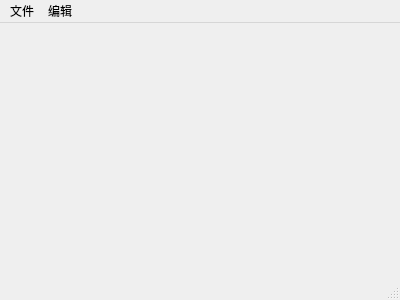
<?xml version="1.0" encoding="UTF-8"?>
<ui version="4.0">
 <class>QWMainWind</class>
 <widget class="QMainWindow" name="QWMainWind">
  <property name="geometry">
   <rect>
    <x>0</x>
    <y>0</y>
    <width>400</width>
    <height>300</height>
   </rect>
  </property>
  <property name="windowTitle">
   <string>QWMainWind</string>
  </property>
  <widget class="QWidget" name="centralWidget"/>
  <widget class="QMenuBar" name="menuBar">
   <property name="geometry">
    <rect>
     <x>0</x>
     <y>0</y>
     <width>400</width>
     <height>23</height>
    </rect>
   </property>
   <widget class="QMenu" name="menu">
    <property name="title">
     <string>文件</string>
    </property>
    <addaction name="actOpen"/>
    <addaction name="actCut"/>
   </widget>
   <widget class="QMenu" name="menu_2">
    <property name="title">
     <string>编辑</string>
    </property>
    <addaction name="actCut"/>
   </widget>
   <addaction name="menu"/>
   <addaction name="menu_2"/>
  </widget>
  <widget class="QStatusBar" name="statusBar"/>
  <action name="actOpen">
   <property name="icon">
    <iconset>
     <normalon>:/images/images/open3.bmp</normalon>
    </iconset>
   </property>
   <property name="text">
    <string>打开...</string>
   </property>
   <property name="toolTip">
    <string>打开文件</string>
   </property>
   <property name="shortcut">
    <string>Ctrl+O</string>
   </property>
  </action>
  <action name="actCut">
   <property name="icon">
    <iconset>
     <normalon>:/images/images/cut.bmp</normalon>
    </iconset>
   </property>
   <property name="text">
    <string>剪切</string>
   </property>
   <property name="toolTip">
    <string>剪切</string>
   </property>
   <property name="shortcut">
    <string>Ctrl+X</string>
   </property>
  </action>
  <action name="actCopy">
   <property name="icon">
    <iconset>
     <activeon>:/images/images/120.bmp</activeon>
    </iconset>
   </property>
   <property name="text">
    <string>复制</string>
   </property>
   <property name="toolTip">
    <string>复制</string>
   </property>
   <property name="shortcut">
    <string>Ctrl+C</string>
   </property>
  </action>
  <action name="actPaste">
   <property name="icon">
    <iconset>
     <normalon>:/images/images/paste.bmp</normalon>
    </iconset>
   </property>
   <property name="text">
    <string>粘贴</string>
   </property>
   <property name="toolTip">
    <string>粘贴</string>
   </property>
   <property name="shortcut">
    <string>Ctrl+V</string>
   </property>
  </action>
  <action name="actOpen_2">
   <property name="text">
    <string>新建</string>
   </property>
  </action>
 </widget>
 <layoutdefault spacing="6" margin="11"/>
 <resources/>
 <connections/>
</ui>
